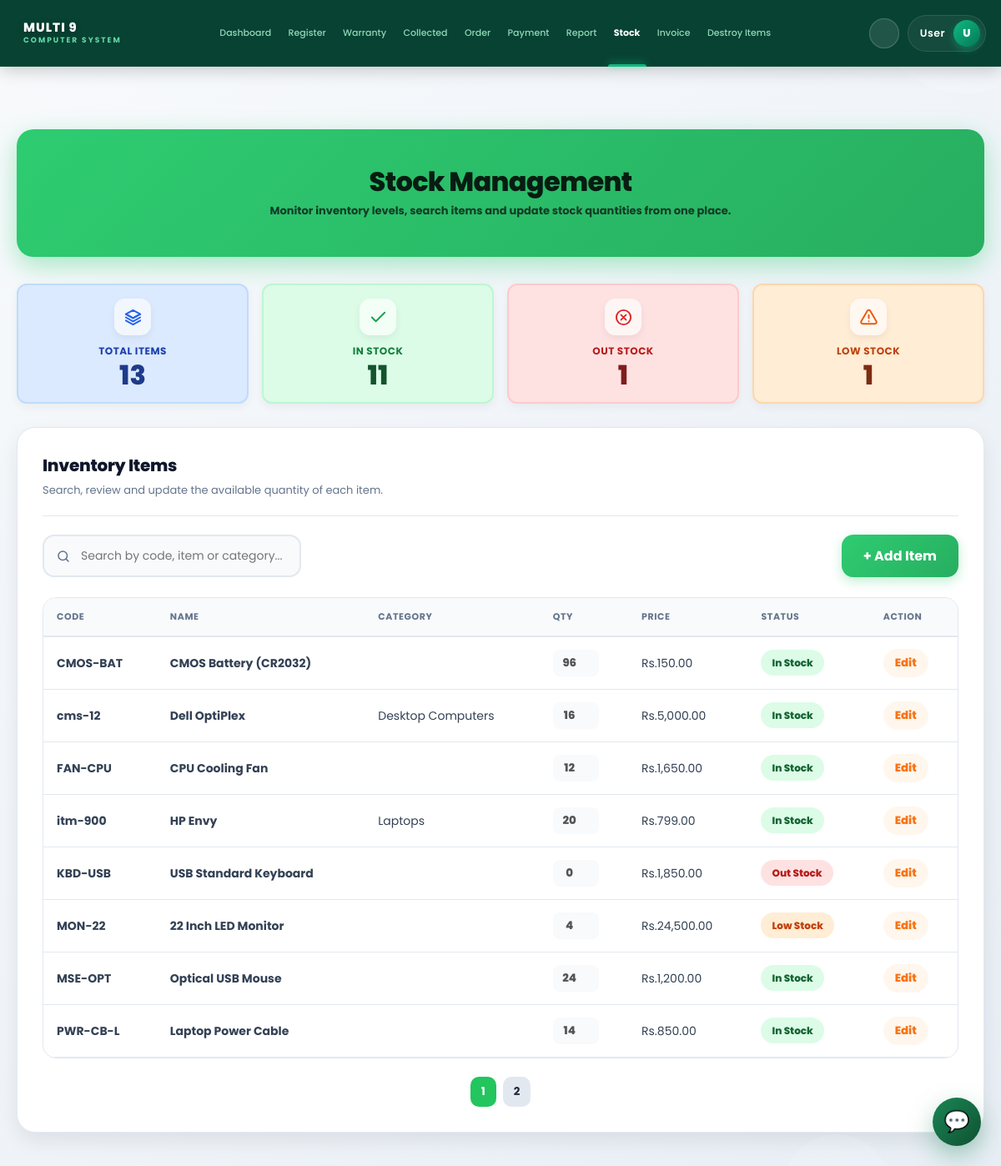
The page /stock.php on the database as committed earlier.
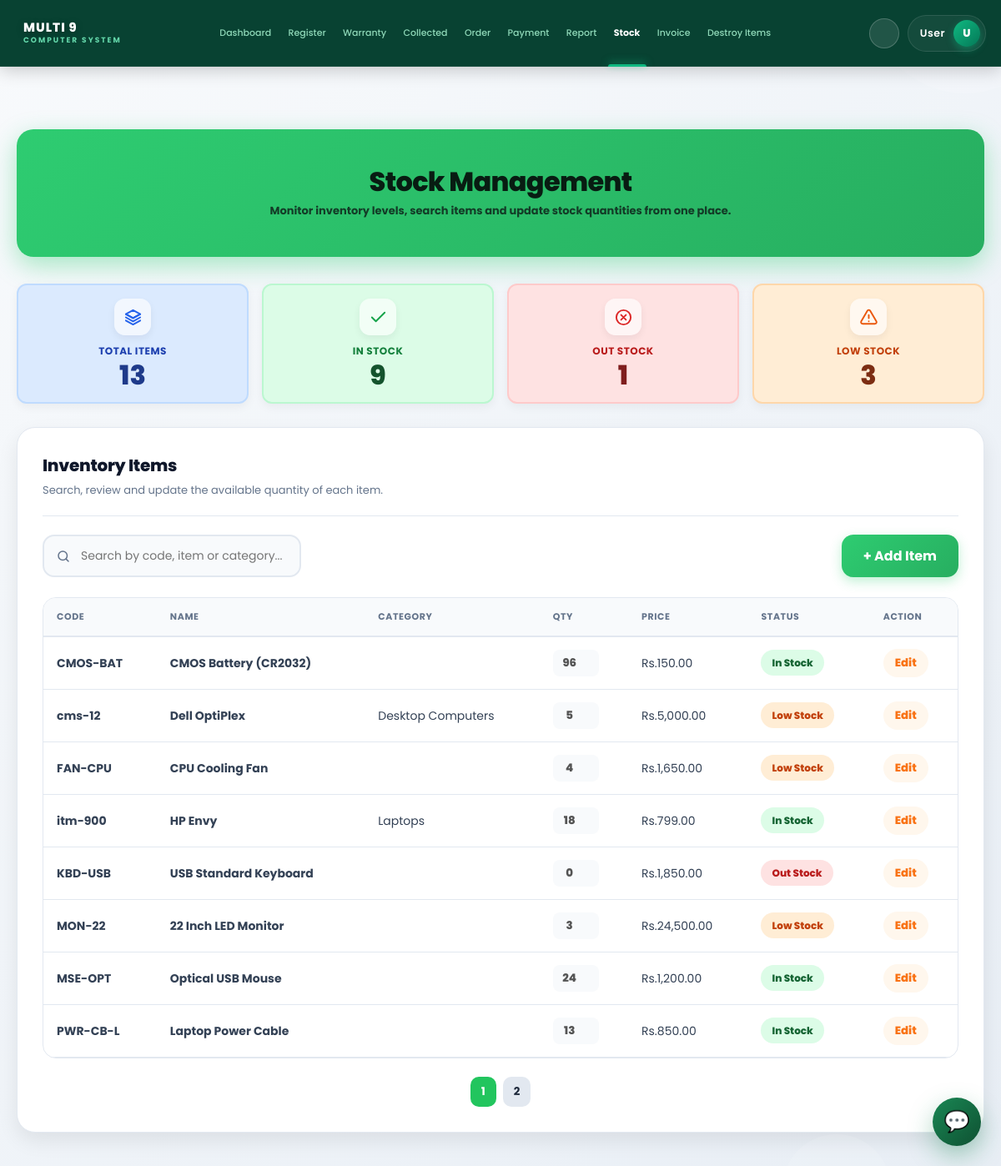
The same page on the database as committed later.
### tables this page shows
CREATE TABLE `stock` (
  `item_code` varchar(50) NOT NULL,
  `item_name` varchar(100) NOT NULL,
  `category_id` int(11) DEFAULT NULL,
  `quantity` int(11) DEFAULT 0,
  `unit_price` decimal(10,2) DEFAULT NULL,
  `status` varchar(20) DEFAULT NULL
);

CREATE TABLE `category` (
  `category_id` int(11) NOT NULL,
  `category_name` varchar(100) NOT NULL,
  `status` varchar(20) DEFAULT NULL
);

### stock.php (the view, shortened to what this page needs)
<?php
include 'db_config.php';
include 'navbar.php';
$totalItems = $conn->query("SELECT COUNT(*) total FROM stock")->fetch_assoc()['total'];
$inStock = $conn->query("SELECT COUNT(*) total FROM stock WHERE quantity > 5")->fetch_assoc()['total'];
$outStock = $conn->query("SELECT COUNT(*) total FROM stock WHERE quantity = 0")->fetch_assoc()['total'];
$lowStock = $conn->query("SELECT COUNT(*) total FROM stock WHERE quantity > 0 AND quantity <= 5")->fetch_assoc()['total'];
$stocks = $conn->query("
    SELECT s.*, c.category_name
    FROM stock s
    LEFT JOIN category c ON s.category_id = c.category_id
");
?>
<!DOCTYPE html>
<html lang="en">
<head>
</head>
<body>
<div class="page-container">
    <section class="stock-header">
        <h1 style="font-size: 32px; font-weight: 800; margin-bottom: 8px;">Stock Management</h1>
        <p style="margin: 0; opacity: 0.95;">Monitor inventory levels, search items and update stock quantities from one place.</p>
    </section>
    <div class="cards">
        <div class="card total" onclick="showAll()">
            <span class="card-icon" aria-hidden="true">
                <svg viewBox="0 0 24 24" fill="none" stroke="#2563eb" stroke-width="2" stroke-linecap="round" stroke-linejoin="round">
                    <path d="M21 8l-9 5-9-5"></path><path d="M3 16l9 5 9-5"></path><path d="M3 12l9 5 9-5"></path><path d="M12 3l9 5-9 5-9-5 9-5z"></path>
                </svg>
            </span>
            <h3>Total Items</h3>
            <h1><?= $totalItems ?></h1>
        </div>
        <div class="card in" onclick="filterIn()">
            <span class="card-icon" aria-hidden="true">
                <svg viewBox="0 0 24 24" fill="none" stroke="#16a34a" stroke-width="2" stroke-linecap="round" stroke-linejoin="round">
                    <path d="M20 6L9 17l-5-5"></path>
                </svg>
            </span>
            <h3>In Stock</h3>
            <h1><?= $inStock ?></h1>
        </div>
        <div class="card out" onclick="filterOut()">
            <span class="card-icon" aria-hidden="true">
                <svg viewBox="0 0 24 24" fill="none" stroke="#dc2626" stroke-width="2" stroke-linecap="round" stroke-linejoin="round">
                    <circle cx="12" cy="12" r="9"></circle><path d="M9 9l6 6M15 9l-6 6"></path>
                </svg>
            </span>
            <h3>Out Stock</h3>
            <h1><?= $outStock ?></h1>
        </div>
        <div class="card low" onclick="filterLow()">
            <span class="card-icon" aria-hidden="true">
                <svg viewBox="0 0 24 24" fill="none" stroke="#ea580c" stroke-width="2" stroke-linecap="round" stroke-linejoin="round">
                    <path d="M10.3 3.7L2.4 17.3A2 2 0 004.1 20h15.8a2 2 0 001.7-2.7L13.7 3.7a2 2 0 00-3.4 0z"></path><path d="M12 9v4"></path><path d="M12 17h.01"></path>
                </svg>
            </span>
            <h3>Low Stock</h3>
            <h1><?= $lowStock ?></h1>
        </div>
    </div>
    <div class="content-box">
        <div class="content-heading">
            <div>
                <h2>Inventory Items</h2>
                <p>Search, review and update the available quantity of each item.</p>
            </div>
        </div>
        <div class="search-add-bar">
            <div class="search-wrap">
                <input type="text" class="search-box" placeholder="Search by code, item or category..." onkeyup="searchTable(this.value)">
            </div>
            <a href="stock_register.php" class="add-btn">+ Add Item</a>
        </div>
        <div class="table-box">
            <table>
                <thead>
                    <tr>
                        <th>Code</th>
                        <th>Name</th>
                        <th>Category</th>
                        <th>Qty</th>
                        <th>Price</th>
                        <th>Status</th>
                        <th>Action</th>
                    </tr>
                </thead>
                <tbody id="tableBody">
                <?php
                while($r = $stocks->fetch_assoc()) {
                    if ($r['quantity'] == 0) {
                        $st = "Out Stock";
                        $cl = "out-stock";
                    } elseif ($r['quantity'] <= 5) {
                        $st = "Low Stock";
                        $cl = "low-stock";
                    } else {
                        $st = "In Stock";
                        $cl = "in-stock";
                    }
                ?>
                    <tr>
                        <td data-label="Code"><strong><?= $r['item_code'] ?></strong></td>
                        <td data-label="Item Name"><strong><?= $r['item_name'] ?></strong></td>
                        <td data-label="Category"><?= $r['category_name'] ?></td>
                        <td data-label="Quantity">
                            <input type="number" class="qty-input" value="<?= $r['quantity'] ?>" disabled>
                        </td>
                        <td data-label="Unit Price">Rs.<?= number_format($r['unit_price'], 2) ?></td>
                        <td data-label="Status"><span class="status <?= $cl ?>"><?= $st ?></span></td>
                        <td data-label="Action">
                            <button class="edit-btn" onclick="toggleEdit(this)">Edit</button>
                        </td>
                    </tr>
                <?php } ?>
                </tbody>
            </table>
        </div>
        <div class="pagination" id="pagination"></div>
    </div>
</div>
<?php include_once __DIR__ . '/chatbot.php'; ?>
</body>
</html>

### navbar.php (shortened to what this page needs)
<?php
$current_page = basename($_SERVER['PHP_SELF']);
$user_name = isset($_SESSION['username']) ? $_SESSION['username'] : 'User';
$user_initial = strtoupper(substr($user_name, 0, 1));
?>
<link rel="stylesheet" href="CSS/global.css">
<div class="topbar no-print">
    <div class="brand-section">
        <div class="brand">
            <strong>MULTI 9</strong>
            <small>COMPUTER SYSTEM</small>
        </div>
    </div>
    <div class="menu" id="navMenu">
        <a href="index.php" class="<?= $current_page=='index.php'?'active':'' ?>">Dashboard</a>
        <a href="add_customer.php" class="<?= $current_page=='add_customer.php'?'active':'' ?>">Register</a>
        <a href="warranty_list.php" class="<?= $current_page=='warranty_list.php'?'active':'' ?>">Warranty</a>
        <a href="collected.php" class="<?= $current_page=='collected.php'?'active':'' ?>">Collected</a>
        <a href="job_list.php" class="<?= $current_page=='job_list.php'?'active':'' ?>">Order</a>
        <a href="cashbook_view.php" class="<?= $current_page=='cashbook_view.php'?'active':'' ?>">Payment</a>
        <a href="report.php" class="<?= $current_page=='report.php'?'active':'' ?>">Report</a>
        <a href="stock.php" class="<?= $current_page=='stock.php'?'active':'' ?>">Stock</a>
        <a href="invoice_list.php" class="<?= $current_page=='invoice_list.php'?'active':'' ?>">Invoice</a>
        <a href="destroyed_items_view.php" class="<?= $current_page=='destroyed_items_view.php'?'active':'' ?>">Destroy Items</a>
    </div>
    <div class="right-controls">
        <button class="dark-toggle" onclick="toggleDarkMode()" style="background: rgba(255,255,255,0.1); border: 1px solid rgba(255,255,255,0.2); cursor:pointer; color: #ffffff; font-size: 18px; width: 36px; height: 36px; border-radius: 50%; display: flex; align-items: center; justify-content: center; transition: 0.3s;" title="Toggle Dark/Light Mode">
        </button>
        <div class="user-section" id="userMenuTrigger">
            <div class="user-info" style="text-align: right;">
                <span class="user-name-text"><?= $user_name ?></span>
            </div>
            <div class="profile-card"><?= $user_initial ?></div>
        </div>
    </div>
</div>

### chatbot.php (shortened to what this page needs)
<button type="button" class="m9-toggle" id="m9Toggle" aria-label="Open Multi9 Assistant">💬</button>

### CSS/global.css (style rules this page uses)
:root { --primary-green: #0f766e; --primary-green-dark: #0f4f46; --primary-green-light: #ccfbf1; --accent-green: #04d992; --dark-surface: #0f172a; --dark-bg: #020617; --light-bg: #f8fafc; --light-surface: #ffffff; --text-dark: #1e293b; --text-muted: #64748b; --border-light: #e2e8f0; --nav-height: 80px; --card-shadow: 0 10px 25px -5px rgba(0, 0, 0, 0.05), 0 8px 10px -6px rgba(0, 0, 0, 0.01); --border-radius: 16px; --transition: all 0.3s ease-in-out; }
* { margin: 0; padding: 0; box-sizing: border-box; font-family: 'Poppins', sans-serif; }
html, body { height: auto; min-height: 100vh; overflow-x: hidden; }
body { background: var(--light-bg); color: var(--text-dark); padding-top: var(--nav-height); transition: var(--transition); }
h1, h2, h3, h4, h5, h6 { color: var(--text-dark); }

### navbar.php (style rules this page uses)
:root { --nav-bg: #043f2e; --nav-accent: #10b981; }
.topbar { position: fixed; top: 0; left: 0; width: 100%; height: var(--nav-height); z-index: 9999; background: rgba(4, 63, 46, 0.98); backdrop-filter: blur(12px); -webkit-backdrop-filter: blur(12px); border-bottom: 1px solid rgba(255,255,255,0.08); padding: 0 max(12px, 1.5vw); display: flex; align-items: center; justify-content: space-between; box-shadow: 0 4px 20px rgba(0, 0, 0, 0.2); box-sizing: border-box; transition: 0.3s; }
.brand-section { display: flex; align-items: center; gap: 10px; flex-shrink: 0; }
.brand { display: flex; flex-direction: column; justify-content: center; }
.brand strong { font-size: clamp(15px, 1.2vw, 19px); letter-spacing: 1px; color: #ffffff; font-weight: 800; line-height: 1.2; text-shadow: 0 2px 10px rgba(0,0,0,0.3); }
.brand small { font-size: 9px; letter-spacing: 2px; color: #6ee7b7; font-weight: 700; opacity: 0.9; }
.menu { display: flex; gap: clamp(2px, 0.5vw, 8px); align-items: center; height: 100%; }
.menu a { color: #a7f3d0; text-decoration: none; font-size: clamp(11px, 0.8vw, 13.5px); font-weight: 500; padding: 0 clamp(4px, 0.6vw, 10px); position: relative; transition: 0.3s; display: flex; align-items: center; gap: 6px; height: var(--nav-height); opacity: 0.85; white-space: nowrap; }
.menu a.active { color: #ffffff; font-weight: 700; opacity: 1; }
.menu a::after { content: ""; position: absolute; left: 50%; bottom: 0; width: 0; height: 3px; background: var(--nav-accent); border-radius: 4px 4px 0 0; transition: 0.3s ease-out; transform: translateX(-50%); box-shadow: 0 -2px 10px rgba(16,185,129,0.6); }
.menu a.active::after { width: 100%; }
.right-controls { display: flex; align-items: center; gap: 10px; flex-shrink: 0; }
.user-section { display: flex; align-items: center; gap: 10px; position: relative; cursor: pointer; padding: 5px 6px 5px 14px; border-radius: 50px; background: rgba(255, 255, 255, 0.05); border: 1px solid rgba(255, 255, 255, 0.1); transition: 0.3s; }
.user-name-text { font-size: 12.5px; font-weight: 600; color: #ffffff; display: block; letter-spacing: 0.5px; white-space: nowrap; }
.profile-card { background: linear-gradient(135deg, #10b981, #047857); color: white; width: 32px; height: 32px; border-radius: 50%; display: flex; align-items: center; justify-content: center; font-weight: 800; font-size: 13px; box-shadow: 0 4px 10px rgba(16,185,129,0.4); flex-shrink: 0; }

### chatbot.php (style rules this page uses)
:root { --m9-blue:#198754;--m9-dark:#0f5132;--m9-bg:#f2fbf6;--m9-text:#173528;--m9-border:#d7eadf }
.m9-toggle { position:fixed;right:24px;bottom:24px;z-index:9998;width:58px;height:58px;border:0;border-radius:50%;background:linear-gradient(135deg,var(--m9-blue),var(--m9-dark));color:#fff;font-size:25px;box-shadow:0 12px 30px #1987545c;cursor:pointer }

Rows that differ between the two databases and show on the page:
changed stock "cms-12": quantity "16" → "5"; quantity "In Stock" → "Low Stock"
changed stock "FAN-CPU": quantity "12" → "4"; quantity "In Stock" → "Low Stock"
changed stock "itm-900": quantity "20" → "18"
changed stock "MON-22": quantity "4" → "3"
changed stock "PWR-CB-L": quantity "14" → "13"
Other text that changed with them:
$inStock: "11" → "9"
$lowStock: "1" → "3"
